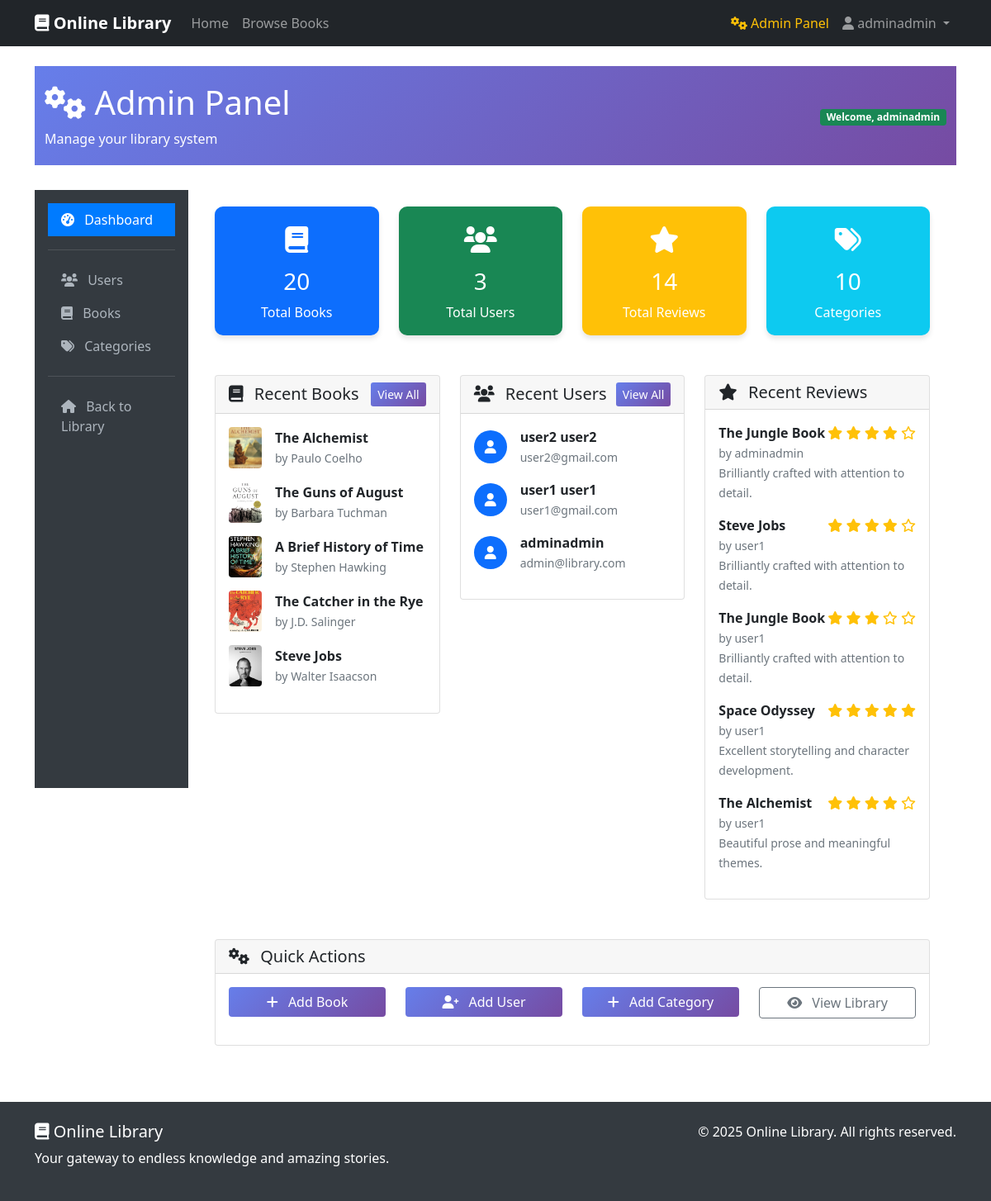
Screenshot of /admin-panel/ (signed in) with the database file from the repository.
### library/models.py (models this page shows, shortened)
class Book(models.Model):
    title = models.CharField(max_length=200)
    author = models.CharField(max_length=200)
    category = models.ForeignKey(Category, on_delete=models.CASCADE, related_name='books')
    description = models.TextField()
    cover_image = models.ImageField(upload_to='book_covers/', blank=True, null=True)
    isbn = models.CharField(max_length=13, unique=True, blank=True, null=True)
    publication_date = models.DateField(blank=True, null=True)
    created_at = models.DateTimeField(auto_now_add=True)
    updated_at = models.DateTimeField(auto_now=True)
    class Meta:
        ordering = ['-created_at']

class Review(models.Model):
    RATING_CHOICES = [
        (1, '1 Star'),
        (2, '2 Stars'),
        (3, '3 Stars'),
        (4, '4 Stars'),
        (5, '5 Stars'),
    ]
    book = models.ForeignKey(Book, on_delete=models.CASCADE, related_name='reviews')
    user = models.ForeignKey(User, on_delete=models.CASCADE)
    rating = models.IntegerField(
        choices=RATING_CHOICES,
        validators=[MinValueValidator(1), MaxValueValidator(5)]
    )
    comment = models.TextField()
    created_at = models.DateTimeField(auto_now_add=True)
    updated_at = models.DateTimeField(auto_now=True)
    class Meta:
        ordering = ['-created_at']
        unique_together = ('book', 'user')  # One review per user per book

### library/views.py (the view)
# urls.py: path('admin-panel/', views.admin_dashboard, name='admin_dashboard'),
@user_passes_test(is_admin)
def admin_dashboard(request):
    total_books = Book.objects.count()
    total_users = User.objects.count()
    total_reviews = Review.objects.count()
    total_categories = Category.objects.count()
    recent_books = Book.objects.all().order_by('-created_at')[:5]
    recent_users = User.objects.all().order_by('-date_joined')[:5]
    recent_reviews = Review.objects.all().order_by('-created_at')[:5]
    context = {
        'total_books': total_books,
        'total_users': total_users,
        'total_reviews': total_reviews,
        'total_categories': total_categories,
        'recent_books': recent_books,
        'recent_users': recent_users,
        'recent_reviews': recent_reviews,
    }
    return render(request, 'library/admin/dashboard.html', context)

### library/views.py (called while the page is built)
def is_admin(user):
    return user.is_authenticated and (user.is_superuser or user.is_staff)

### templates/library/admin/dashboard.html
{% extends 'library/admin/base_admin.html' %}
{% block admin_content %}
<div class="row mb-4">
    <div class="col-lg-3 col-md-6 mb-4">
        <div class="card stats-card bg-primary text-white">
            <div class="card-body text-center">
                <div class="stats-icon">
                    <i class="fas fa-book"></i>
                </div>
                <h3 class="card-title">{{ total_books }}</h3>
                <p class="card-text">Total Books</p>
            </div>
        </div>
    </div>
    <div class="col-lg-3 col-md-6 mb-4">
        <div class="card stats-card bg-success text-white">
            <div class="card-body text-center">
                <div class="stats-icon">
                    <i class="fas fa-users"></i>
                </div>
                <h3 class="card-title">{{ total_users }}</h3>
                <p class="card-text">Total Users</p>
            </div>
        </div>
    </div>
    <div class="col-lg-3 col-md-6 mb-4">
        <div class="card stats-card bg-warning text-white">
            <div class="card-body text-center">
                <div class="stats-icon">
                    <i class="fas fa-star"></i>
                </div>
                <h3 class="card-title">{{ total_reviews }}</h3>
                <p class="card-text">Total Reviews</p>
            </div>
        </div>
    </div>
    <div class="col-lg-3 col-md-6 mb-4">
        <div class="card stats-card bg-info text-white">
            <div class="card-body text-center">
                <div class="stats-icon">
                    <i class="fas fa-tags"></i>
                </div>
                <h3 class="card-title">{{ total_categories }}</h3>
                <p class="card-text">Categories</p>
            </div>
        </div>
    </div>
</div>
<div class="row">
    <div class="col-lg-4 mb-4">
        <div class="card">
            <div class="card-header d-flex justify-content-between align-items-center">
                <h5 class="mb-0"><i class="fas fa-book me-2"></i> Recent Books</h5>
                <a href="{% url 'library:admin_books' %}" class="btn btn-sm btn-admin">View All</a>
            </div>
            <div class="card-body">
                {% if recent_books %}
                    {% for book in recent_books %}
                        <div class="d-flex align-items-center mb-3">
                            {% if book.cover_image %}
                                <img src="{{ book.cover_image.url }}" alt="{{ book.title }}"
                                     class="rounded me-3" width="40" height="50" style="object-fit: cover;">
                            {% else %}
                                <div class="bg-secondary rounded me-3 d-flex align-items-center justify-content-center"
                                     style="width: 40px; height: 50px;">
                                    <i class="fas fa-book text-white"></i>
                                </div>
                            {% endif %}
                            <div>
                                <strong>{{ book.title|truncatechars:25 }}</strong><br>
                                <small class="text-muted">by {{ book.author }}</small>
                            </div>
                        </div>
                    {% endfor %}
                {% else %}
                    <p class="text-muted">No books available.</p>
                {% endif %}
            </div>
        </div>
    </div>
    <div class="col-lg-4 mb-4">
        <div class="card">
            <div class="card-header d-flex justify-content-between align-items-center">
                <h5 class="mb-0"><i class="fas fa-users me-2"></i> Recent Users</h5>
                <a href="{% url 'library:admin_users' %}" class="btn btn-sm btn-admin">View All</a>
            </div>
            <div class="card-body">
                {% if recent_users %}
                    {% for user in recent_users %}
                        <div class="d-flex align-items-center mb-3">
                            <div class="bg-primary rounded-circle me-3 d-flex align-items-center justify-content-center"
                                 style="width: 40px; height: 40px;">
                                <i class="fas fa-user text-white"></i>
                            </div>
                            <div>
                                <strong>{{ user.get_full_name|default:user.username }}</strong><br>
                                <small class="text-muted">{{ user.email }}</small>
                            </div>
                        </div>
                    {% endfor %}
                {% else %}
                    <p class="text-muted">No users available.</p>
                {% endif %}
            </div>
        </div>
    </div>
    <div class="col-lg-4 mb-4">
        <div class="card">
            <div class="card-header">
                <h5 class="mb-0"><i class="fas fa-star me-2"></i> Recent Reviews</h5>
            </div>
            <div class="card-body">
                {% if recent_reviews %}
                    {% for review in recent_reviews %}
                        <div class="mb-3">
                            <div class="d-flex justify-content-between align-items-start">
                                <strong>{{ review.book.title|truncatechars:20 }}</strong>
                                <div class="text-warning">
                                    {% for i in "12345" %}
                                        {% if forloop.counter <= review.rating %}
                                            <i class="fas fa-star"></i>
                                        {% else %}
                                            <i class="far fa-star"></i>
                                        {% endif %}
                                    {% endfor %}
                                </div>
                            </div>
                            <small class="text-muted">by {{ review.user.username }}</small><br>
                            <small class="text-muted">{{ review.comment|truncatechars:50 }}</small>
                        </div>
                    {% endfor %}
                {% else %}
                    <p class="text-muted">No reviews available.</p>
                {% endif %}
            </div>
        </div>
    </div>
</div>
<div class="row mt-4">
    <div class="col-12">
        <div class="card">
            <div class="card-header">
                <h5 class="mb-0"><i class="fas fa-cogs me-2"></i> Quick Actions</h5>
            </div>
            <div class="card-body">
                <div class="row">
                    <div class="col-md-3 mb-3">
                        <a href="{% url 'library:admin_add_book' %}" class="btn btn-admin w-100">
                            <i class="fas fa-plus me-2"></i> Add Book
                        </a>
                    </div>
                    <div class="col-md-3 mb-3">
                        <a href="{% url 'library:admin_add_user' %}" class="btn btn-admin w-100">
                            <i class="fas fa-user-plus me-2"></i> Add User
                        </a>
                    </div>
                    <div class="col-md-3 mb-3">
                        <a href="{% url 'library:admin_add_category' %}" class="btn btn-admin w-100">
                            <i class="fas fa-plus me-2"></i> Add Category
                        </a>
                    </div>
                    <div class="col-md-3 mb-3">
                        <a href="{% url 'library:book_list' %}" class="btn btn-outline-secondary w-100">
                            <i class="fas fa-eye me-2"></i> View Library
                        </a>
                    </div>
                </div>
            </div>
        </div>
    </div>
</div>
{% endblock %}

### templates/library/admin/base_admin.html (shortened to what this page needs)
{% extends 'base.html' %}
{% block content %}
<div class="admin-header">
    <div class="container">
        <div class="row align-items-center">
            <div class="col-md-6">
                <h1><i class="fas fa-cogs"></i> Admin Panel</h1>
                <p class="mb-0">Manage your library system</p>
            </div>
            <div class="col-md-6 text-md-end">
                <span class="badge bg-success">Welcome, {{ user.get_full_name|default:user.username }}</span>
            </div>
        </div>
    </div>
</div>
<div class="container-fluid">
    <div class="row">
        <div class="col-md-3 col-lg-2 px-0">
            <nav class="admin-sidebar">
                <div class="nav nav-pills flex-column p-3">
                    <a class="nav-link {% if request.resolver_match.url_name == 'admin_dashboard' %}active{% endif %}"
                       href="{% url 'library:admin_dashboard' %}">
                        <i class="fas fa-tachometer-alt me-2"></i> Dashboard
                    </a>
                    <hr class="text-white-50">
                    <a class="nav-link {% if 'admin_users' in request.resolver_match.url_name %}active{% endif %}"
                       href="{% url 'library:admin_users' %}">
                        <i class="fas fa-users me-2"></i> Users
                    </a>
                    <a class="nav-link {% if 'admin_books' in request.resolver_match.url_name %}active{% endif %}"
                       href="{% url 'library:admin_books' %}">
                        <i class="fas fa-book me-2"></i> Books
                    </a>
                    <a class="nav-link {% if 'admin_categories' in request.resolver_match.url_name %}active{% endif %}"
                       href="{% url 'library:admin_categories' %}">
                        <i class="fas fa-tags me-2"></i> Categories
                    </a>
                    <hr class="text-white-50">
                    <a class="nav-link" href="{% url 'library:home' %}">
                        <i class="fas fa-home me-2"></i> Back to Library
                    </a>
                </div>
            </nav>
        </div>
        <div class="col-md-9 col-lg-10">
            <div class="admin-content">
                {% block admin_content %}
                {% endblock %}
            </div>
        </div>
    </div>
</div>
{% endblock %}

### templates/base.html (shortened to what this page needs)
<!DOCTYPE html>
<html lang="en">
<head>
    <link href="https://cdn.jsdelivr.net/npm/bootstrap@5.1.3/dist/css/bootstrap.min.css" rel="stylesheet">
    <link rel="stylesheet" href="https://cdnjs.cloudflare.com/ajax/libs/font-awesome/6.0.0/css/all.min.css">
</head>
<body>
    <nav class="navbar navbar-expand-lg navbar-dark bg-dark">
        <div class="container">
            <a class="navbar-brand" href="{% url 'library:home' %}">
                <i class="fas fa-book"></i> Online Library
            </a>
            <div class="collapse navbar-collapse" id="navbarNav">
                <ul class="navbar-nav me-auto">
                    <li class="nav-item">
                        <a class="nav-link" href="{% url 'library:home' %}">Home</a>
                    </li>
                    <li class="nav-item">
                        <a class="nav-link" href="{% url 'library:book_list' %}">Browse Books</a>
                    </li>
                </ul>
                <ul class="navbar-nav">
                    {% if user.is_authenticated %}
                        {% if user.is_superuser or user.is_staff %}
                            <li class="nav-item">
                                <a class="nav-link text-warning" href="{% url 'library:admin_dashboard' %}">
                                    <i class="fas fa-cogs"></i> Admin Panel
                                </a>
                            </li>
                        {% endif %}
                        <li class="nav-item dropdown">
                            <a class="nav-link dropdown-toggle" href="#" role="button" data-bs-toggle="dropdown">
                                <i class="fas fa-user"></i> {{ user.username }}
                            </a>
                        </li>
                    {% endif %}
                </ul>
            </div>
        </div>
    </nav>
    <main class="container my-4">
        {% block content %}
        {% endblock %}
    </main>
    <footer class="footer mt-5 py-4">
        <div class="container">
            <div class="row">
                <div class="col-md-6">
                    <h5><i class="fas fa-book"></i> Online Library</h5>
                    <p>Your gateway to endless knowledge and amazing stories.</p>
                </div>
                <div class="col-md-6 text-md-end">
                    <p>&copy; 2025 Online Library. All rights reserved.</p>
                </div>
            </div>
        </div>
    </footer>
</body>
</html>

### templates/base.html (style rules this page uses)
.navbar-brand { font-weight: bold; }
.footer { background-color: #343a40; color: white; }
.stats-card { transition: all 0.3s ease; border: none; border-radius: 15px; box-shadow: 0 4px 6px rgba(0, 0, 0, 0.1); }

### templates/library/admin/base_admin.html (style rules this page uses)
.admin-sidebar { min-height: calc(100vh - 76px); background-color: #343a40; }
.admin-sidebar .nav-link { color: #adb5bd; border-radius: 0; }
.admin-sidebar .nav-link.active { color: #fff; background-color: #007bff; }
.admin-content { padding: 20px; }
.admin-header { background: linear-gradient(135deg, #667eea 0%, #764ba2 100%); color: white; padding: 20px 0; margin-bottom: 30px; }
.stats-card { border: none; border-radius: 10px; box-shadow: 0 4px 6px rgba(0, 0, 0, 0.1); transition: transform 0.2s; }
.stats-icon { font-size: 2rem; margin-bottom: 10px; }
.btn-admin { background: linear-gradient(135deg, #667eea 0%, #764ba2 100%); border: none; color: white; }

### rows the page displays
Book: cover_image (picture), title "The Alchemist", author "Paulo Coelho"
Book: cover_image (picture), title "The Guns of August", author "Barbara Tuchman"
Book: cover_image (picture), title "A Brief History of Time", author "Stephen Hawking"
Book: cover_image (picture), title "The Catcher in the Rye", author "J.D. Salinger"
Book: cover_image (picture), title "Steve Jobs", author "Walter Isaacson"
Review: book "The Jungle Book", rating 4 (drawn), user.username "adminadmin", comment "Brilliantly crafted with attention to detail."
Review: book "Steve Jobs", rating 4 (drawn), user.username "user1", comment "Brilliantly crafted with attention to detail."
Review: book "The Jungle Book", rating 3 (drawn), user.username "user1", comment "Brilliantly crafted with attention to detail."
Review: book "Space Odyssey", rating 5 (drawn), user.username "user1", comment "Excellent storytelling and character development."
Review: book "The Alchemist", rating 4 (drawn), user.username "user1", comment "Beautiful prose and meaningful themes."

### other values shown
{{ user.username }} "adminadmin"
{{ user.get_full_name|default:user.username }} "adminadmin"
{{ total_books }} "20"
{{ total_users }} "3"
{{ total_reviews }} "14"
{{ total_categories }} "10"
{{ user.get_full_name|default:user.username }} "user2 user2"
{{ user.email }} "user2@gmail.com"
{{ user.get_full_name|default:user.username }} "user1 user1"
{{ user.email }} "user1@gmail.com"
{{ user.email }} "admin@library.com"
